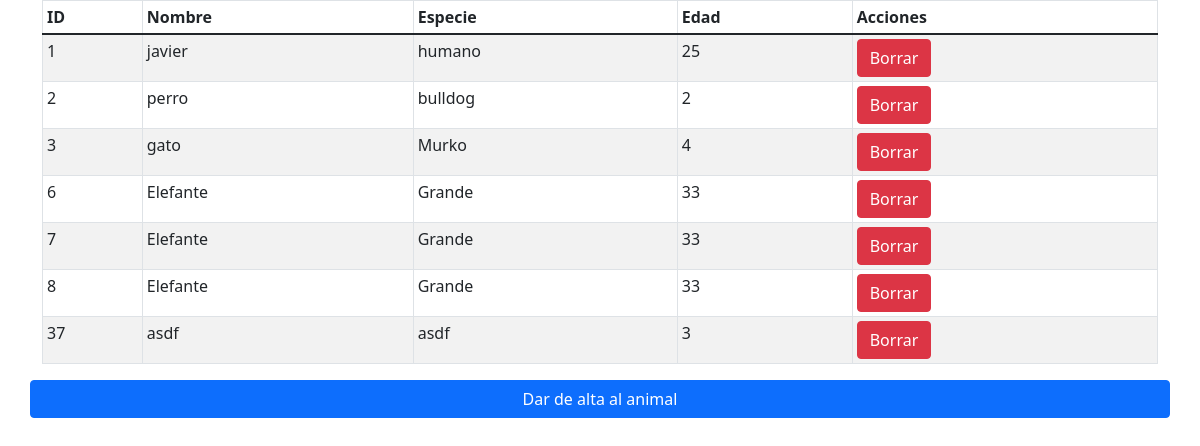
The app's page /BBDD/Animal/listado_animales.php with its own data.
### tables this page shows
CREATE TABLE `animal` (
  `id` int(11) NOT NULL,
  `nombre` varchar(50) NOT NULL,
  `especie` varchar(50) NOT NULL,
  `edad` int(11) NOT NULL
);

### BBDD/Animal/listado_animales.php (the view, shortened to what this page needs)
<!DOCTYPE html>
<html lang="en">
  <head>
    <link href="https://cdn.jsdelivr.net/npm/bootstrap@5.1.3/dist/css/bootstrap.min.css"
          rel="stylesheet"
/>
  </head>
  <body>
    <?php
      $conexion = new mysqli('localhost', 'denys', 'denys', 'php_db');
      $sql = 'SELECT id, nombre, especie, edad FROM animal';
      $resultado = $conexion->query($sql);
    ?>
    <div class="container">
      <div class="row">
        <div class="table-responsive">
          <table class="table table-striped table-hover table-sm table-bordered">
            <thead>
              <tr>
                <th>ID</th>
                <th>Nombre</th>
                <th>Especie</th>
                <th>Edad</th>
                <th>Acciones</th>
              </tr>
            </thead>
            <tbody>
              <?php
                while ($fila = $resultado->fetch_assoc()) {
                  echo "<tr>";
                  echo "<td>{$fila['id']}</td>";
                  echo "<td>{$fila['nombre']}</td>";
                  echo "<td>{$fila['especie']}</td>";
                  echo "<td>{$fila['edad']}</td>";
                  echo "<td>";
                  echo "<button class='btn btn-danger' onclick='borrarAnimal({$fila['id']})'>Borrar</button>";
                  echo "</td>";
                  echo "</tr>";
                }
              ?>
            </tbody>
          </table>
        </div>
        <button class="btn btn-primary" onclick="window.location.href='./alta_animal.php';">Dar de alta al animal</button>
      </div>
    </div>
  </body>
</html>

### records on screen
animal: id "1", nombre "javier", especie "humano", edad "25"
animal: id "2", nombre "perro", especie "bulldog", edad "2"
animal: id "3", nombre "gato", especie "Murko", edad "4"
animal: id "6", nombre "Elefante", especie "Grande", edad "33"
animal: id "7", nombre "Elefante", especie "Grande", edad "33"
animal: id "8", nombre "Elefante", especie "Grande", edad "33"
animal: id "37", nombre "asdf", especie "asdf", edad "3"
